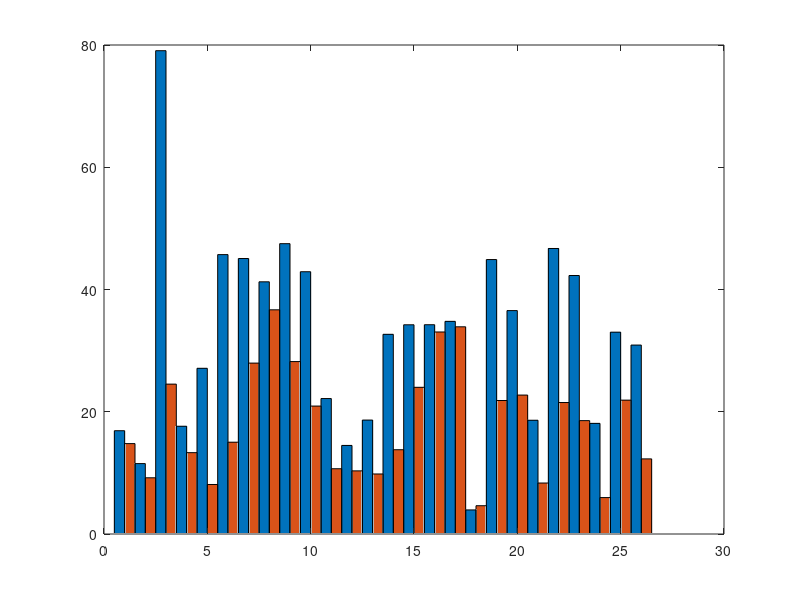

Reproduce this figure in MATLAB. (Note: this script raises an error after producing the figure.)


%% 柱状图：时延值计算图 MAPE
% 数据：GCC-PHAT (RMSE值)（交换两列数据）
GCC_PHAT = [
16.9	14.79
11.52	9.2
79.07	24.52
17.63	13.31
27.11	8.1
45.71	15.02
45.07	27.96
41.26	36.68
47.5	28.21
42.91	20.93
22.16	10.68
14.49	10.33
18.64	9.82
32.67	13.79
34.23	24
34.24	33.05
34.79	33.9
3.94	4.63
44.9	21.84
36.55	22.73
18.61	8.34
46.71	21.51
42.29	18.55
18.1	5.96
33.02	21.9
30.91	12.29
];

% 横坐标：1到26
x = 1:26;

% 创建图形窗口并调整大小
figure('Position', [100, 100, 1000, 400]); % 宽1000，高400，成长方形

% 绘制柱状图（按行分组，每个x有两根柱子），增加BarWidth参数
bar_handle = bar(x, GCC_PHAT, 'grouped', 'BarWidth', 1); % 调整柱子宽度

% 交换颜色，使得原始方法在前（蓝色），改进方法在后（红色）
bar_handle(1).FaceColor = [70/255, 130/255, 180/255];  % SteelBlue3 (GCC-PHAT)
bar_handle(2).FaceColor = [205/255, 79/255, 57/255];   % Tomato3 (Improved GCC-PHAT)

% 设置柱状图的轮廓颜色
bar_handle(1).EdgeColor = [0.8, 0.8, 0.8]; % 设置浅灰色轮廓
bar_handle(2).EdgeColor = [0.8, 0.8, 0.8]; % 设置浅灰色轮廓

% 设置图表标题和标签
title('MAPE', 'FontSize', 14, 'FontWeight', 'bold','FontName', 'Times New Roman');  % 设置标题字体大小
xlabel('Data(1-26)', 'FontSize', 12,'FontName', 'Times New Roman');  % 设置横坐标标签字体大小
ylabel('Sample Index Difference', 'FontSize', 12,'FontName', 'Times New Roman');  % 设置纵坐标标签字体大小

% 设置纵坐标范围 [0, 100]
ylim([0 100]);

% 设置横坐标范围 [1, 26]
xlim([0.5, 26.5]); % 避免边界数据被截断

% 设置 y 轴刻度
yticks(0:20:100); % 设置 y 轴从 0 到 100，间隔为 20

% 显示图例，并调整位置，设置字体大小
% 显示图例，并调整位置，设置字体大小
lgd = legend({'GCC-PHAT', 'TDOA-SRP'}, 'FontSize', 12,'FontName', 'Times New Roman');  % 先获取图例句柄
lgd.Location = 'northeast';  % 保持原位置
lgd.Units = 'normalized';    % 使用归一化单位
lgd.Position(1) = lgd.Position(1) - 0.015;  % 向左移动一点（例如减小 x 坐标）

% 添加网格，调整样式
grid on;
set(gca, 'GridLineStyle', '--', 'GridColor', [0.5, 0.5, 0.5]);

% 调整纵坐标刻度线的长度，使其变短
set(gca, 'TickLength', [0.004, 0.004]);

% 去除上侧和右侧的刻度
set(gca, 'Box', 'off');  % 去除坐标轴框
set(gca, 'TickDir', 'in');  % 刻度线朝向内侧

% 保存为高分辨率图片
%exportgraphics(gcf, 'MAPEdis.png', 'Resolution', 300);
print(gcf, 'MAPEtde', '-dtiff', '-r300');


%% 无
% % 数据：GCC-PHAT (RMSE值)
% GCC_PHAT = [
% 14.79	16.9
% 9.2	11.52
% 24.52	79.07
% 13.31	17.63
% 8.1	27.11
% 15.02	45.71
% 27.96	45.07
% 36.68	41.26
% 28.21	47.5
% 20.93	42.91
% 10.68	22.16
% 10.33	14.49
% 9.82	18.64
% 13.79	32.67
% 24	34.23
% 33.05	34.24
% 33.9	34.79
% 4.63	3.94
% 21.84	44.9
% 22.73	36.55
% 8.34	18.61
% 21.51	46.71
% 18.55	42.29
% 5.96	18.1
% 21.9	33.02
% 12.29	30.91
% ];
% 
% % 横坐标：1到26
% x = 1:26;
% 
% % 创建图形
% figure;
% 
% % 绘制第一列数据（圆圈标记，Tomato3 颜色线条）
% plot(x, GCC_PHAT(:,1), '-o', 'LineWidth', 2, 'MarkerSize', 6, 'Color', [205/255, 79/255, 57/255]); % Tomato3 颜色
% 
% hold on;
% 
% % 绘制第二列数据（方形标记，SteelBlue3 颜色线条）
% plot(x, GCC_PHAT(:,2), '-s', 'LineWidth', 2, 'MarkerSize', 6, 'Color', [79/255, 148/255, 205/255]); % SteelBlue3 颜色
% 
% % 设置图表标题和标签
% title('MAPE', 'FontSize', 14, 'FontWeight', 'bold');
% xlabel('Data(1-26)', 'FontSize', 12); % 横坐标标签
% ylabel('', 'FontSize', 12); % 纵坐标标签
% 
% % 设置纵坐标范围 [0, 1]
% ylim([0 100]);
% 
% % 设置横坐标范围 [1, 26]
% xlim([1, 26]);
% 
% % 不显示图例（去掉图例部分）
% % legend('show', 'Location', 'northeast', 'FontSize', 12); 
% 
% % 添加网格，调整样式
% grid on;
% set(gca, 'GridLineStyle', '--', 'GridColor', [0.5, 0.5, 0.5]);
% 
% % 调整图形的边距
% set(gca, 'LooseInset', get(gca, 'TightInset'));
% 
% % 释放 hold
% hold off;
% 
% % 保存为高分辨率图片
% exportgraphics(gcf, 'GCC_PHAT_MAPE22.png', 'Resolution', 300);
